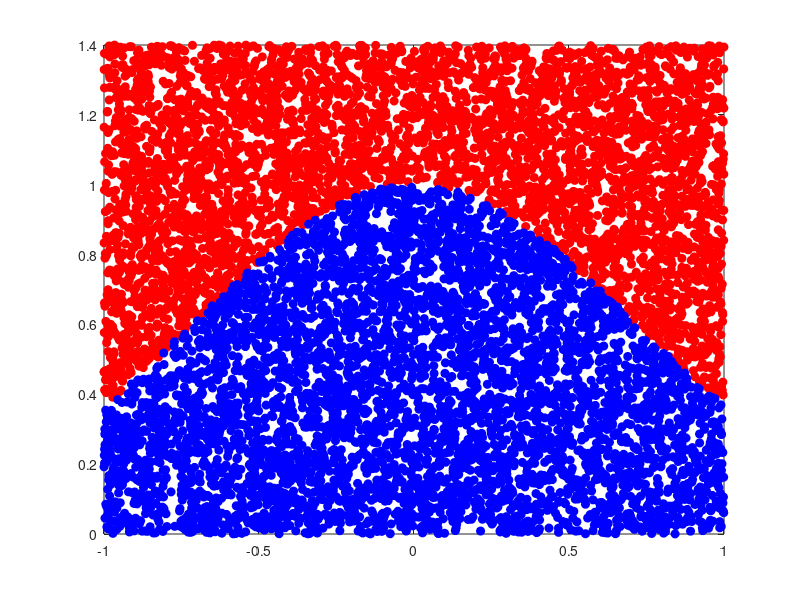

Write MATLAB code to recreate this figure. (Note: this script raises an error after producing the figure.)
Fx = @(x) x.^4 - 6*x.^2 + x + 2 ;
Fx_lower_limit = 0;
Fx_upper_limit = 1;

Gx = @(x) sin(x).^3 - cos(x).^2;
Gx_lower_limit = 0; 
Gx_upper_limit = pi;

Hx = @(x) exp(-x.^2);
Hx_lower_limit = -1; 
Hx_upper_limit =1;


function I = trapozodial(F,lower_limit, upper_limit, n)
    % F : is function to be integrated
    % n : number of intervals
    h = (upper_limit - lower_limit) / n;
    s = 0.5*(F(lower_limit) + F(upper_limit));
    for i = 1:n - 1
        s = s + (F(lower_limit + i*h));
    end

    T_I = s * h;  
    I = T_I; 
    return;

end

function I = simpson(F,lower_limit, upper_limit,n)
    % F : is function to be integrated
    % n : number of intervals "must be even"
    % finding the width
    h = (upper_limit - lower_limit) / n;
    % calculating the first and last terms
    s = F(lower_limit) + F(upper_limit); 

    % loop over the odd values
    for i=1:2:n-1
        s = s + 4*F(lower_limit + i*h);
    end
    % loop over the even values
    for i = 2: 2: n-1
        s = s + 2*F(lower_limit + i*h);
    end
    % calculate the simpson integration
    S_I = h/3 * s; 
    I = S_I; 
    return;
end


function I = monte_carlo(F,lower_limit,upper_limit, N)
    % F : is function to be integrated
    % N : number of points
    if nargin < 4
        N = 10000;
    end
    M = 1.4 * max(F(linspace(lower_limit,upper_limit)));
    for i = 1:N
        % generate random points
        x_val = rand(1) * (upper_limit - lower_limit) + lower_limit;
        y_val = rand(1) * M;
        % compare random against the curve 
        fx = F(x_val);
        if y_val < fx
            under(i,1) = x_val;
            under(i,2) = y_val;
        else 
            above(i,1) = x_val; 
            above(i,2) = y_val;
        end
    end
    % remove the zeros from the array
    under2(:,1) = nonzeros(under(:,1)); 
    under2(:,2) = nonzeros(under(:,2)); 
    above2(:,1) = nonzeros(above(:,1));
    above2(:,2) = nonzeros(above(:,2));
    % calculate the Monte carol integration
    M_I = length(under2) / N * (M*(upper_limit - lower_limit)); 

    % plot the points
    F_str = func2str(F); 
    F_str = F_str(5:end);
    plot(above2(:,1), above2(:,2), 'ro', 'MarkerFaceColor','r')
    hold on
    plot(under2(:,1), under2(:,2), 'bo', 'MarkerFaceColor','b')
    title("For the Function: "+F_str), xlabel('X values'), ylabel('Y values')
    legend('above', 'under')

    
    
    I = M_I;
    return;
end

function Integ(F,lower_limit,upper_limit,Number_of_partions)
    Tr_I = trapozodial(F,lower_limit,upper_limit,Number_of_partions); 
    Sm_I = simpson(F,lower_limit, upper_limit, Number_of_partions); 
    MC_I = monte_carlo(F,lower_limit,upper_limit);

    F_str = char(F); 

    I = integral(F,lower_limit, upper_limit);
    fprintf("For the Function: %s\n", F_str(5:end));
    fprintf('The analytical solution is: %.6f \n', I);
    fprintf("The Trapozodial solution is: %.6f \n", Tr_I);
    fprintf("The Error using Trapozodial is: %.6f\n", abs(Tr_I - I));
    fprintf("The Simpson solution is: %.6f \n", Sm_I);  
    fprintf("The Error using Simpson is: %.6f\n", abs(Sm_I - I));
    fprintf("The Monte Carlo solution is: %.6f\n", MC_I);
    fprintf("The Error using Monte Carlo is: %.6f\n", abs(MC_I - I));
end


%Integ(Fx,Fx_lower_limit,Fx_upper_limit,16);
%Integ(Gx,Gx_lower_limit,Gx_upper_limit,16);
Integ(Hx,Hx_lower_limit,Hx_upper_limit,16);